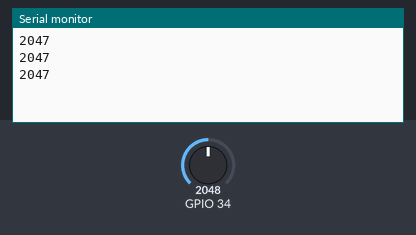
Recording of a sketch running on a simulated ESP32. On the bench: the last lines printed to the serial monitor. Inputs (shaded band) come from the test bench; at power-on: GPIO 34 = 2048.

Above: at 1.3 s.
1.4 s: GPIO 34 set to 2866
At 1.9 s:
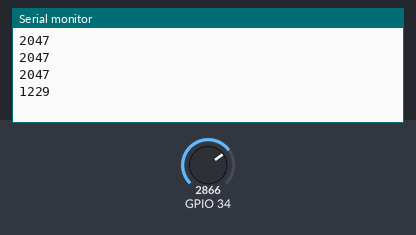
2.9 s: GPIO 34 set to 3603
At 3.4 s:
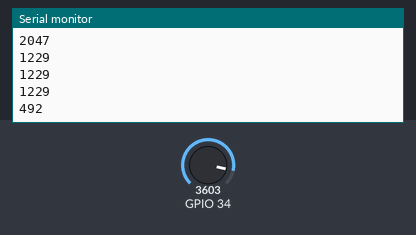
Timing chart, 0 to 5.9 s (numbered marks = the images above; inputs shaded):
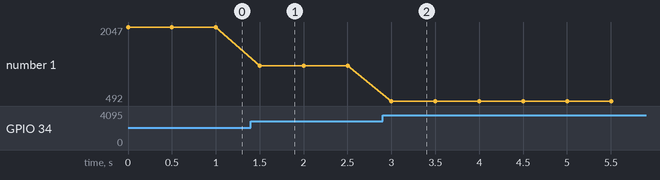

The sketch:

Soil_mois.ino
```cpp
void setup() {
 Serial.begin(9600);
}

void loop() {
  int sm = 4095 - analogRead(34);
  Serial.println(sm);
  delay(500);

}
```

Measured:
- after the input at 1.4 s, the serial monitor: prints a new line after 0.10 s (image 1)
- after the input at 2.9 s, the serial monitor: prints a new line after 0.10 s (image 2)
- plotted number 1: 2047 → 1229 after the input at 1.4 s, 1229 → 492 after the input at 2.9 s
